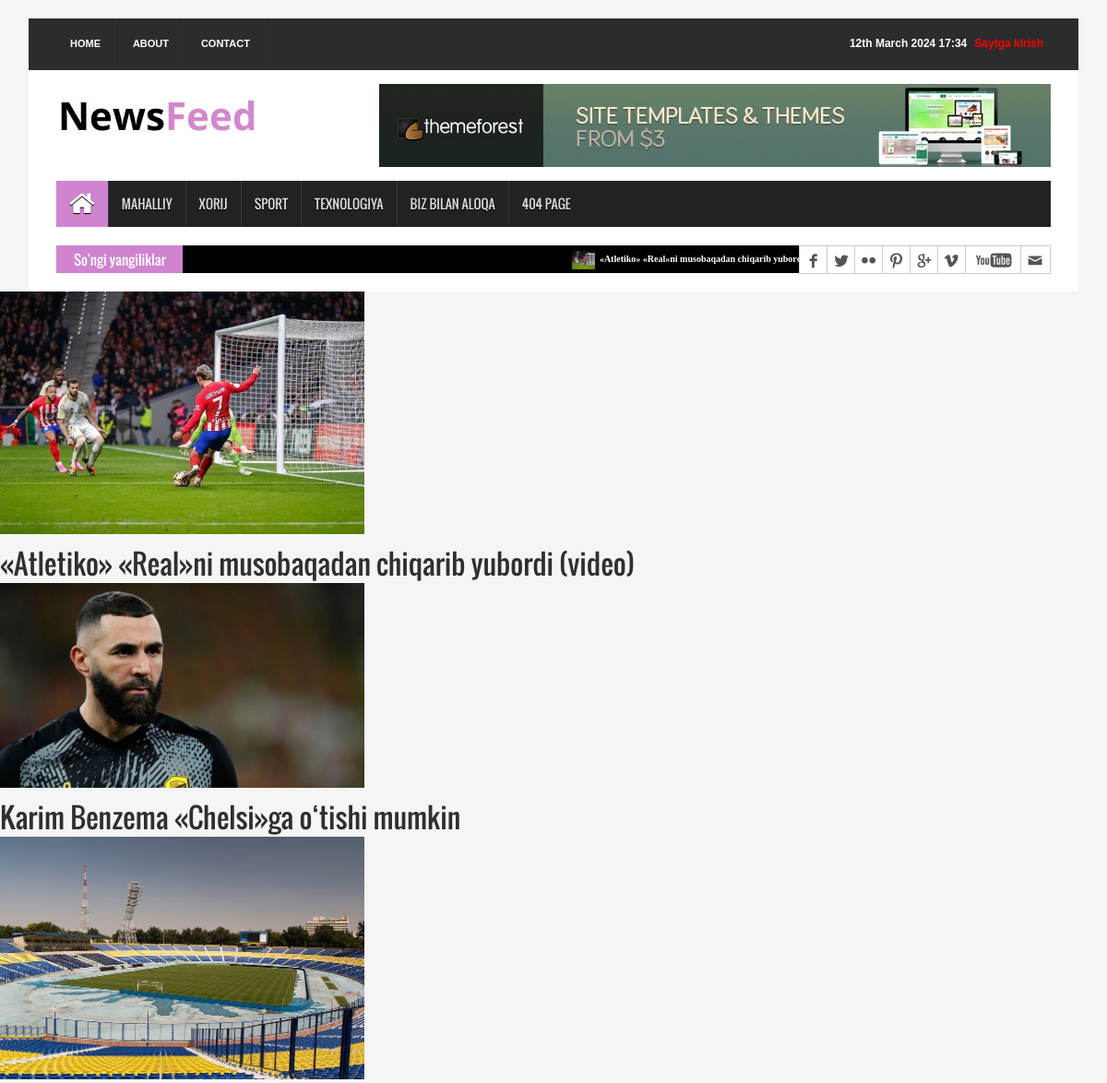
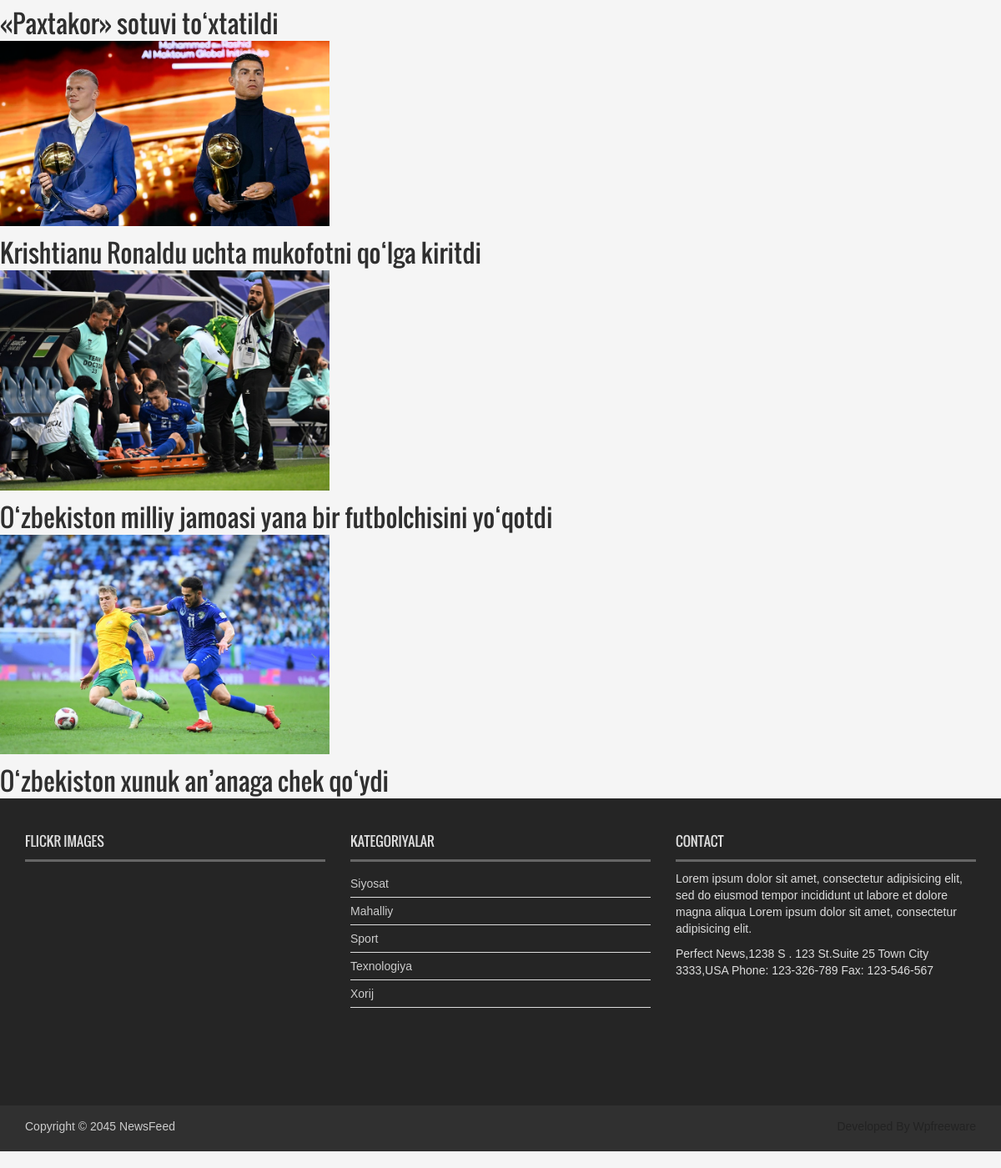
The page /sport/ on the database its author committed (2 pictures, top to bottom).
### news_app/models.py (models this page shows, shortened)
class News(models.Model):
    class Status(models.TextChoices):
        Draft = 'DF', "Draft" #foydalanuvchiga ko'rinadi
        Published = "PB", "Published"
    title = models.CharField(max_length=150)
    slug = models.SlugField(max_length=250)
    body = models.TextField()
    image = models.ImageField(upload_to='news/images')
    category = models.ForeignKey(Category, on_delete=models.CASCADE)
    publish_time = models.DateTimeField(default=timezone.now)
    created_time = models.DateTimeField(auto_now_add = True)
    updated_time = models.DateTimeField(auto_now=True)
    status = models.CharField(max_length=2, choices=Status.choices,
                              default=Status.Draft)
    object = models.Manager()
    published = PublishManager()
    class Meta:
        ordering = ['-publish_time'] # teskari tartiblash uchun
    def get_absolute_url(self):
        return reverse('news_detail_page', args=[self.slug])

class Category(models.Model):
    name = models.CharField(max_length=150)

### news_app/views.py (the view)
# urls.py: path('sport/', SportNewsVIew.as_view(), name = 'sport_news_page'),
class SportNewsVIew(ListView):
    model = News
    template_name = 'news/sport.html'
    context_object_name = 'sport_yangiliklar'
    def get_queryset(self):
        news = self.model.published.all().filter(category__name='Sport')
        return news

### news_app/custom_context_processor.py (called while the page is built)
def latest_news(request):
    latest_news = News.published.all().order_by('-publish_time')[:]
    categories = Category.objects.all()
    context = {
        'latest_news':latest_news,
        'categories':categories
    }
    return context

### news_app/models.py (called while the page is built)
    def get_queryset(self):
        return super().get_queryset().filter(status=News.Status.Published)

### templates/news/sport.html (shortened to what this page needs)
{% extends 'news/base.html' %}
{% load static %}
{% block content %}
    {% for news in sport_yangiliklar %}
        <div class="conteiner">
            <div class="row">
                <div class="col-sm-8">
                    <a href="{{ news.get_absolute_url }}">
                    <img src="{{ news.image.url }}" alt="{{ news.title }}" style="width:50%">
                    <h2> {{news.title }}</h2></a>
                </div>
            </div>
        </div>
    {% endfor %}
{% endblock content %}

### templates/news/base.html (shortened to what this page needs)
<!DOCTYPE html>
{% load static %}
<html>
<head>
<link rel="stylesheet" type="text/css" href="{% static 'css/bootstrap.min.css' %}">
<link rel="stylesheet" type="text/css" href="{% static 'css/font-awesome.min.css' %}">
<link rel="stylesheet" type="text/css" href="{% static 'css/animate.css' %}">
<link rel="stylesheet" type="text/css" href="{% static 'css/font.css' %}">
<link rel="stylesheet" type="text/css" href="{% static 'css/li-scroller.css' %}">
<link rel="stylesheet" type="text/css" href="{% static 'css/slick.css' %}">
<link rel="stylesheet" type="text/css" href="{% static 'css/jquery.fancybox.css' %}">
<link rel="stylesheet" type="text/css" href="{% static 'css/theme.css' %}">
<link rel="stylesheet" type="text/css" href="{% static 'css/style.css' %}">
<link rel="stylesheet" type="text/css" href="{% static 'css/about.css' %}">
</head>
<body>
<div class="container">
  <header id="header">
    <div class="row">
      <div class="col-lg-12 col-md-12 col-sm-12">
        <div class="header_top">
          <div class="header_top_left">
            <ul class="top_nav">
              <li><a href="{% url 'home_page' %}">Home</a></li>
              <li><a href="{% url 'about_us_page' %}">About</a></li>
              <li><a href="{% url 'contact_page' %}">Contact</a></li>
            </ul>
          </div>
          <div class="header_top_right">
            {% if request.user.is_authenticated %}
            <p><a href="{% url 'user_profile' %}" style="color:green">MY profile</a></p>
            {% else %}
            <p><a href="{% url 'login' %}" style="color:red">Saytga kirish</a></p>
            {% endif %}
            <p>{% now 'jS F Y H:i' %}</p>
          </div>
        </div>
      </div>
      <div class="col-lg-12 col-md-12 col-sm-12">
        <div class="header_bottom">
          <div class="logo_area"><a href="index.html" class="logo"><img src="{% static 'images/logo.jpg' %}" alt=""></a></div>
          <div class="add_banner"><a href="#"><img src="{% static 'images/addbanner_728x90_V1.jpg' %}" alt=""></a></div>
        </div>
      </div>
    </div>
  </header>
  <section id="navArea">
    <nav class="navbar navbar-inverse" role="navigation">
      <div id="navbar" class="navbar-collapse collapse">
        <ul class="nav navbar-nav main_nav">
          <li class="active"><a href="{% url 'home_page' %}"><span class="fa fa-home desktop-home"></span><span class="mobile-show">Home</span></a></li>
          <li><a href="{% url 'local_news_page' %}">Mahalliy</a></li>
          <li><a href="{% url 'xorij_news_page' %}">Xorij</a></li>
          <li><a href="{% url 'sport_news_page' %}">Sport</a></li>
          <li><a href="{% url 'tex_news_page' %}">Texnologiya</a></li>
          <li><a href="{% url 'contact_page' %}">Biz bilan aloqa</a></li>
          <li><a href="{% url '404_page' %}">404 Page</a></li>
        </ul>
      </div>
    </nav>
  </section>
  <section id="newsSection">
    <div class="row">
      <div class="col-lg-12 col-md-12">
        <div class="latest_newsarea"> <span>So'ngi yangiliklar </span>
          <ul id="ticker01" class="news_sticker">
            {% for news in latest_news %}
           <li><a href="#"><img src="{{ news.image.url }}" alt="">{{ news.title }}</a></li>
            {% endfor %}
          </ul>
          <div class="social_area">
            <ul class="social_nav">
              <li class="facebook"><a href="#"></a></li>
              <li class="twitter"><a href="#"></a></li>
              <li class="flickr"><a href="#"></a></li>
              <li class="pinterest"><a href="#"></a></li>
              <li class="googleplus"><a href="#"></a></li>
              <li class="vimeo"><a href="#"></a></li>
              <li class="youtube"><a href="#"></a></li>
              <li class="mail"><a href="#"></a></li>
            </ul>
          </div>
        </div>
      </div>
    </div>
  </section>
</div>
{% block content %}
{% endblock content %}
  <footer id="footer">
    <div class="footer_top">
      <div class="row">
        <div class="col-lg-4 col-md-4 col-sm-4">
          <div class="footer_widget wow fadeInLeftBig">
            <h2>Flickr Images</h2>
          </div>
        </div>
        <div class="col-lg-4 col-md-4 col-sm-4">
          <div class="footer_widget wow fadeInDown">
            <h2>Kategoriyalar</h2>
            {% for category in categories %}
            <ul class="tag_nav">
              <li><a href="#">{{ category.name }}</a></li>
              {% endfor %}
            </ul>
          </div>
        </div>
        <div class="col-lg-4 col-md-4 col-sm-4">
          <div class="footer_widget wow fadeInRightBig">
            <h2>Contact</h2>
            <p>Lorem ipsum dolor sit amet, consectetur adipisicing elit, sed do eiusmod tempor incididunt ut labore et dolore magna aliqua Lorem ipsum dolor sit amet, consectetur adipisicing elit.</p>
            <address>
            Perfect News,1238 S . 123 St.Suite 25 Town City 3333,USA Phone: 123-326-789 Fax: 123-546-567
            </address>
          </div>
        </div>
      </div>
    </div>
    <div class="footer_bottom">
      <p class="copyright">Copyright &copy; 2045 <a href="index.html">NewsFeed</a></p>
      <p class="developer">Developed By Wpfreeware</p>
    </div>
  </footer>
</body>

### news_app/static/css/li-scroller.css (style rules this page uses)
ul.newsticker { position:relative; left:750px; font:bold 10px Verdana; list-style-type:none; margin:0; padding:0 }
ul.newsticker li { float:left; margin:0; padding:0 }
ul.newsticker a { white-space:nowrap; padding:0; color:#fff; margin:0 50px 0 0 }
ul.newsticker a > img { height:20px; margin-right:5px; width:25px }

### news_app/static/css/theme.css (style rules this page uses)
.navbar-inverse .navbar-nav > .active > a, .navbar-inverse .navbar-nav > .active > a:hover, .navbar-inverse .navbar-nav > .active > a:focus { background-color:#d083cf }
.latest_newsarea span { background:none repeat scroll 0 0 #d083cf }

### news_app/static/css/about.css (style rules this page uses)
body { font-family: Arial, Helvetica, sans-serif; margin: 0; }
html { box-sizing: border-box; }
*, *:before, *:after { box-sizing: inherit; }
.container { padding: 0 16px; }
.container::after, .row::after { content: ""; clear: both; display: table; }

### rows shown on the page
News: image (picture), title "«Atletiko» «Real»ni musobaqadan chiqarib yubordi (video)"
News: image (picture), title "Karim Benzema «Chelsi»ga o‘tishi mumkin"
News: image (picture), title "«Paxtakor» sotuvi to‘xtatildi"
News: image (picture), title "Krishtianu Ronaldu uchta mukofotni qo‘lga kiritdi"
News: image (picture), title "O‘zbekiston milliy jamoasi yana bir futbolchisini yo‘qotdi"
News: image (picture), title "O‘zbekiston xunuk an’anaga chek qo‘ydi"
Category: name "Siyosat"
Category: name "Mahalliy"
Category: name "Sport"
Category: name "Texnologiya"
Category: name "Xorij"
